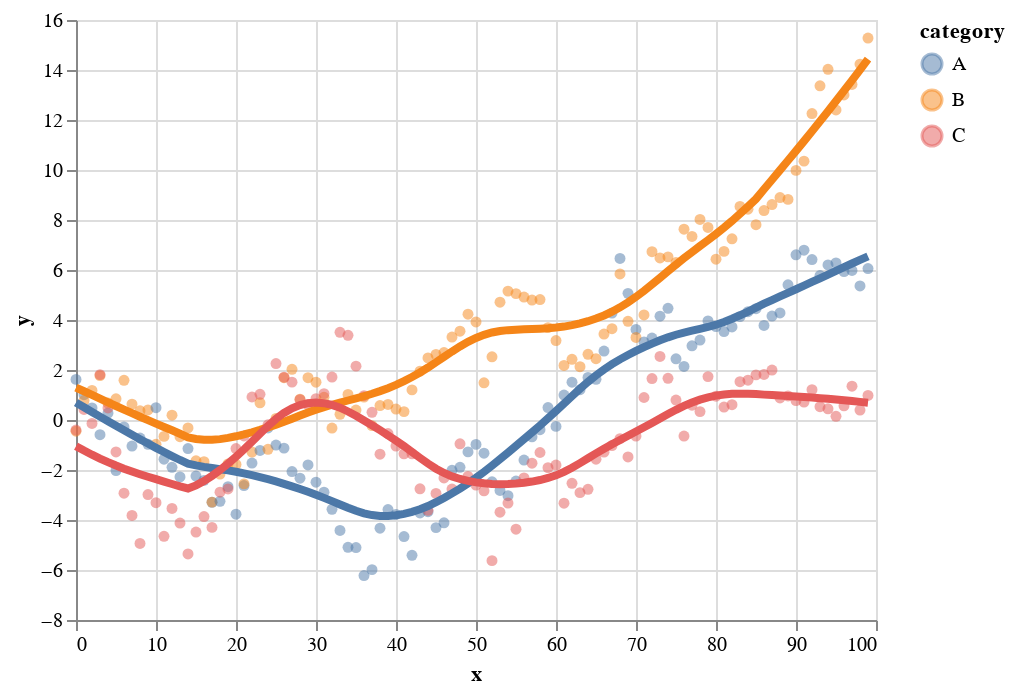

Notebook code cell kept with this figure:
### Code cell
np.random.seed(1)

source = pd.DataFrame({
    'x': np.arange(100),
    'A': np.random.randn(100).cumsum(),
    'B': np.random.randn(100).cumsum(),
    'C': np.random.randn(100).cumsum(),
})

base = alt.Chart(source).mark_circle(opacity=0.5).transform_fold(
    fold=['A', 'B', 'C'],
    as_=['category', 'y']
).encode(
    alt.X('x:Q'),
    alt.Y('y:Q'),
    alt.Color('category:N')
)

base + base.transform_loess('x', 'y', groupby=['category']).mark_line(size=4)

### Figure 1 — Vega-Lite specification as saved in the notebook (floating-point values rounded to 4 significant figures)
{"config": {"view": {"continuousWidth": 400, "continuousHeight": 300}}, "layer": [{"mark": {"type": "circle", "opacity": 0.5}, "encoding": {"color": {"field": "category", "type": "nominal"}, "x": {"field": "x", "type": "quantitative"}, "y": {"field": "y", "type": "quantitative"}}, "transform": [{"fold": ["A", "B", "C"], "as": ["category", "y"]}]}, {"mark": {"type": "line", "size": 4}, "encoding": {"color": {"field": "category", "type": "nominal"}, "x": {"field": "x", "type": "quantitative"}, "y": {"field": "y", "type": "quantitative"}}, "transform": [{"fold": ["A", "B", "C"], "as": ["category", "y"]}, {"loess": "y", "on": "x", "groupby": ["category"]}]}], "data": {"name": "data-2fe3f4d4a77c4fabb24bf59d737ffda0"}, "$schema": "https://vega.github.io/schema/vega-lite/v4.17.0.json", "datasets": {"data-2fe3f4d4a77c4fabb24bf59d737ffda0": [{"x": 0, "A": 1.624, "B": -0.4471, "C": -0.4009}, {"x": 1, "A": 1.013, "B": 0.7774, "C": 0.4231}, {"x": 2, "A": 0.4844, "B": 1.181, "C": -0.1392}, {"x": 3, "A": -0.5886, "B": 1.774, "C": 1.816}, {"x": 4, "A": 0.2769, "B": 0.6795, "C": 0.4837}, {"x": 5, "A": -2.025, "B": 0.8489, "C": -1.277}, {"x": 6, "A": -0.2799, "B": 1.589, "C": -2.928}, {"x": 7, "A": -1.041, "B": 0.6358, "C": -3.818}, {"x": 8, "A": -0.722, "B": 0.3696, "C": -4.937}, {"x": 9, "A": -0.9714, "B": 0.4022, "C": -2.981}, {"x": 10, "A": 0.4907, "B": -0.9709, "C": -3.308}, {"x": 11, "A": -1.569, "B": -0.6558, "C": -4.65}, {"x": 12, "A": -1.892, "B": 0.1904, "C": -3.536}, {"x": 13, "A": -2.276, "B": -0.6691, "C": -4.123}, {"x": 14, "A": -1.142, "B": -0.3186, "C": -5.359}, {"x": 15, "A": -2.242, "B": -1.631, "C": -4.484}, {"x": 16, "A": -2.414, "B": -1.67, "C": -3.86}, {"x": 17, "A": -3.292, "B": -3.285, "C": -4.295}, {"x": 18, "A": -3.25, "B": -2.164, "C": -2.888}, {"x": 19, "A": -2.667, "B": -1.755, "C": -2.759}, {"x": 20, "A": -3.768, "B": -1.78, "C": -1.142}, {"x": 21, "A": -2.623, "B": -2.555, "C": -0.6388}, {"x": 22, "A": -1.722, "B": -1.281, "C": 0.92}, {"x": 23, "A": -1.219, "B": 0.6861, "C": 1.029}, {"x": 24, "A": -0.3182, "B": -1.172, "C": -0.1904}, {"x": 25, "A": -1.002, "B": 0.06423, "C": 2.259}, {"x": 26, "A": -1.125, "B": 1.692, "C": 1.713}, {"x": 27, "A": -2.061, "B": 2.03, "C": 1.514}, {"x": 28, "A": -2.329, "B": 0.8306, "C": 0.814}, {"x": 29, "A": -1.798, "B": 1.694, "C": 0.6106}, {"x": 30, "A": -2.49, "B": 1.513, "C": 0.8533}, {"x": 31, "A": -2.887, "B": 0.9091, "C": 1.055}, {"x": 32, "A": -3.574, "B": -0.3209, "C": 1.716}, {"x": 33, "A": -4.419, "B": 0.2296, "C": 3.508}, {"x": 34, "A": -5.09, "B": 1.022, "C": 3.388}, {"x": 35, "A": -5.103, "B": 0.3989, "C": 2.155}, {"x": 36, "A": -6.22, "B": 0.9195, "C": 0.9724}, {"x": 37, "A": -5.986, "B": -0.2249, "C": 0.3066}, {"x": 38, "A": -4.326, "B": 0.577, "C": -1.368}, {"x": 39, "A": -3.584, "B": 0.6236, "C": -0.5426}, {"x": 40, "A": -3.776, "B": 0.437, "C": -1.041}, {"x": 41, "A": -4.663, "B": 0.3352, "C": -1.352}, {"x": 42, "A": -5.411, "B": 1.204, "C": -1.354}, {"x": 43, "A": -3.718, "B": 1.955, "C": -2.75}, {"x": 44, "A": -3.667, "B": 2.484, "C": -3.612}, {"x": 45, "A": -4.304, "B": 2.622, "C": -2.937}, {"x": 46, "A": -4.113, "B": 2.7, "C": -2.318}, {"x": 47, "A": -2.013, "B": 3.318, "C": -2.762}, {"x": 48, "A": -1.893, "B": 3.55, "C": -0.951}, {"x": 49, "A": -1.276, "B": 4.233, "C": -2.257}, {"x": 50, "A": -0.9756, "B": 3.923, "C": -2.602}, {"x": 51, "A": -1.328, "B": 1.488, "C": -2.833}, {"x": 52, "A": -2.47, "B": 2.527, "C": -5.626}, {"x": 53, "A": -2.82, "B": 4.714, "C": -3.688}, {"x": 54, "A": -3.029, "B": 5.155, "C": -3.322}, {"x": 55, "A": -2.442, "B": 5.055, "C": -4.366}, {"x": 56, "A": -1.603, "B": 4.919, "C": -2.315}, {"x": 57, "A": -0.6719, "B": 4.8, "C": -1.73}, {"x": 58, "A": -0.3863, "B": 4.817, "C": -1.3}, {"x": 59, "A": 0.4989, "B": 3.695, "C": -1.907}, {"x": 60, "A": -0.2555, "B": 3.178, "C": -1.801}, {"x": 61, "A": 0.9973, "B": 2.181, "C": -3.326}, {"x": 62, "A": 1.51, "B": 2.43, "C": -2.531}, {"x": 63, "A": 1.212, "B": 2.133, "C": -2.906}, {"x": 64, "A": 1.701, "B": 2.628, "C": -2.772}, {"x": 65, "A": 1.625, "B": 2.453, "C": -1.57}, {"x": 66, "A": 2.757, "B": 3.44, "C": -1.285}, {"x": 67, "A": 4.277, "B": 3.653, "C": -1.023}, {"x": 68, "A": 6.462, "B": 5.844, "C": -0.746}, {"x": 69, "A": 5.066, "B": 3.948, "C": -1.479}, {"x": 70, "A": 3.622, "B": 3.301, "C": -0.6433}, {"x": 71, "A": 3.117, "B": 4.202, "C": 0.9001}, {"x": 72, "A": 3.277, "B": 6.731, "C": 1.659}, {"x": 73, "A": 4.153, "B": 6.482, "C": 2.544}, {"x": 74, "A": 4.469, "B": 6.526, "C": 1.666}, {"x": 75, "A": 2.447, "B": 6.299, "C": 0.7987}, {"x": 76, "A": 2.14, "B": 7.631, "C": -0.6422}, {"x": 77, "A": 2.968, "B": 7.343, "C": 0.5901}, {"x": 78, "A": 3.199, "B": 8.023, "C": 0.3359}, {"x": 79, "A": 3.961, "B": 7.704, "C": 1.736}, {"x": 80, "A": 3.738, "B": 6.431, "C": 0.9538}, {"x": 81, "A": 3.537, "B": 6.745, "C": 0.5163}, {"x": 82, "A": 3.724, "B": 7.248, "C": 0.6117}, {"x": 83, "A": 4.134, "B": 8.541, "C": 1.533}, {"x": 84, "A": 4.332, "B": 8.431, "C": 1.594}, {"x": 85, "A": 4.451, "B": 7.813, "C": 1.805}, {"x": 86, "A": 3.781, "B": 8.376, "C": 1.822}, {"x": 87, "A": 4.158, "B": 8.617, "C": 1.999}, {"x": 88, "A": 4.28, "B": 8.897, "C": 0.8823}, {"x": 89, "A": 5.41, "B": 8.824, "C": 0.9632}, {"x": 90, "A": 6.609, "B": 9.985, "C": 0.7767}, {"x": 91, "A": 6.794, "B": 10.35, "C": 0.7198}, {"x": 92, "A": 6.418, "B": 12.26, "C": 1.212}, {"x": 93, "A": 5.78, "B": 13.37, "C": 0.5315}, {"x": 94, "A": 6.203, "B": 14.03, "C": 0.447}, {"x": 95, "A": 6.281, "B": 12.4, "C": 0.1496}, {"x": 96, "A": 5.937, "B": 13.0, "C": 0.5669}, {"x": 97, "A": 5.98, "B": 13.42, "C": 1.352}, {"x": 98, "A": 5.36, "B": 14.24, "C": 0.3963}, {"x": 99, "A": 6.058, "B": 15.28, "C": 0.9822}]}}
